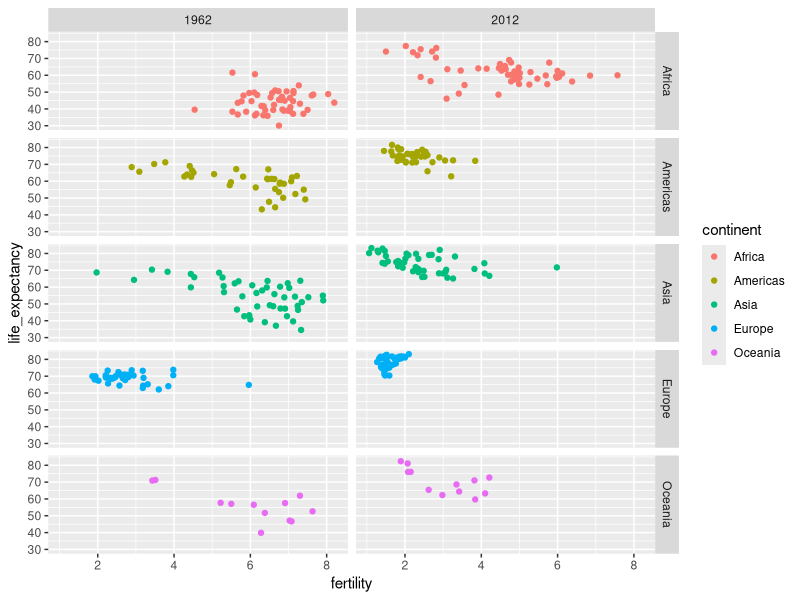
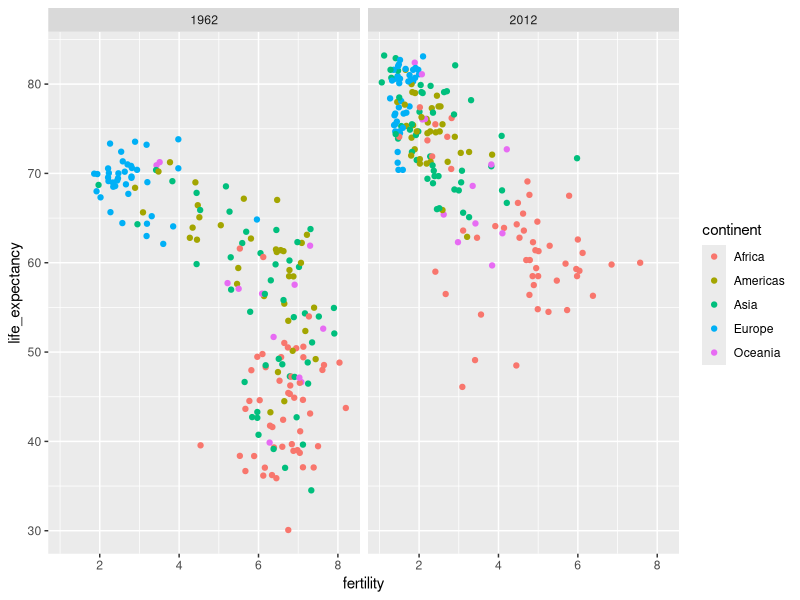
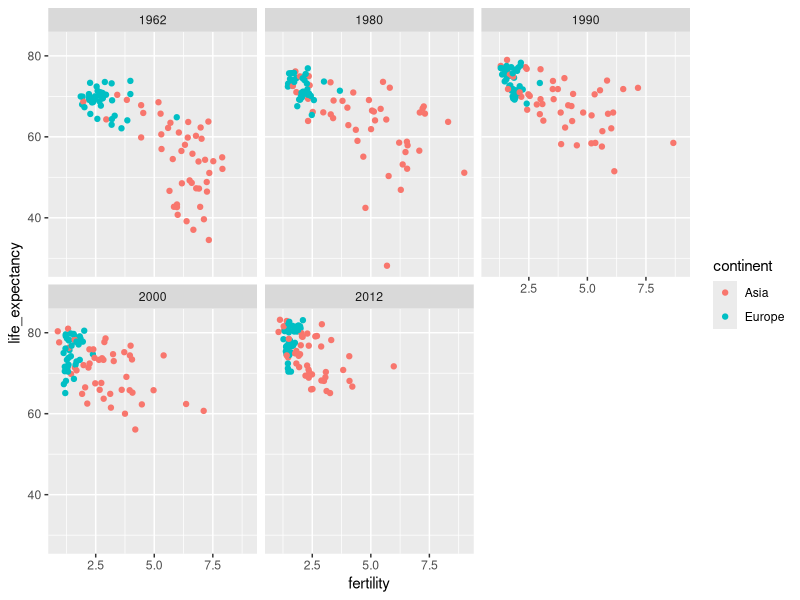
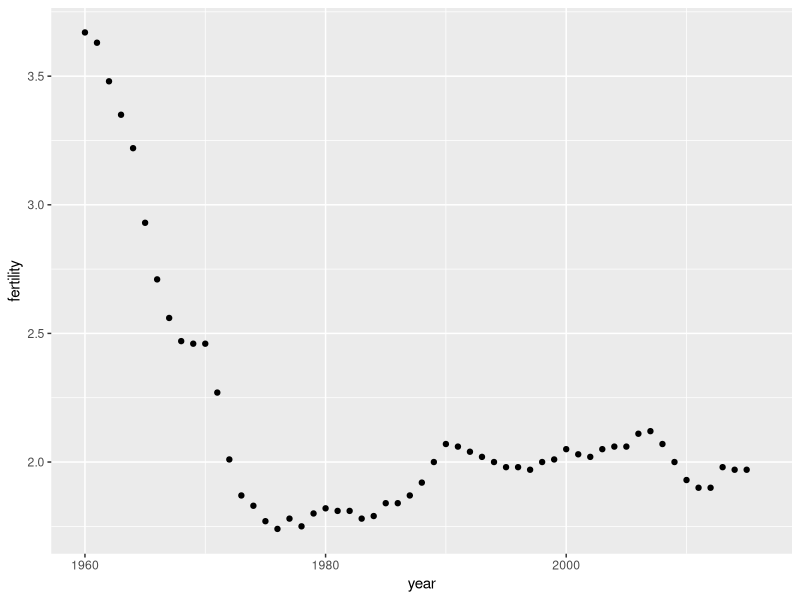
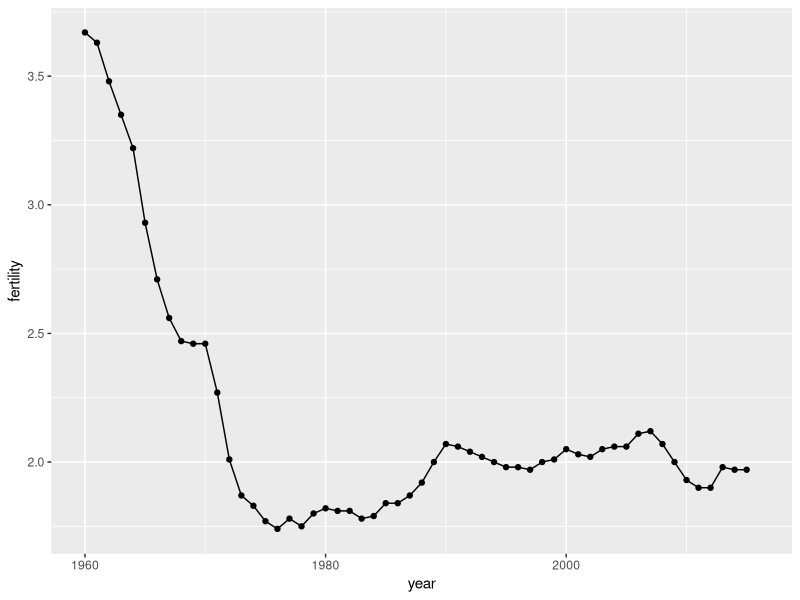
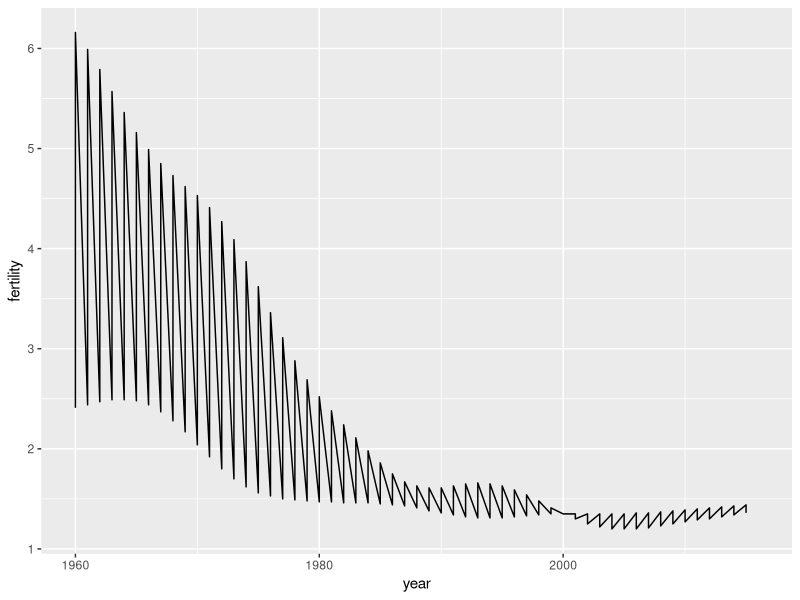
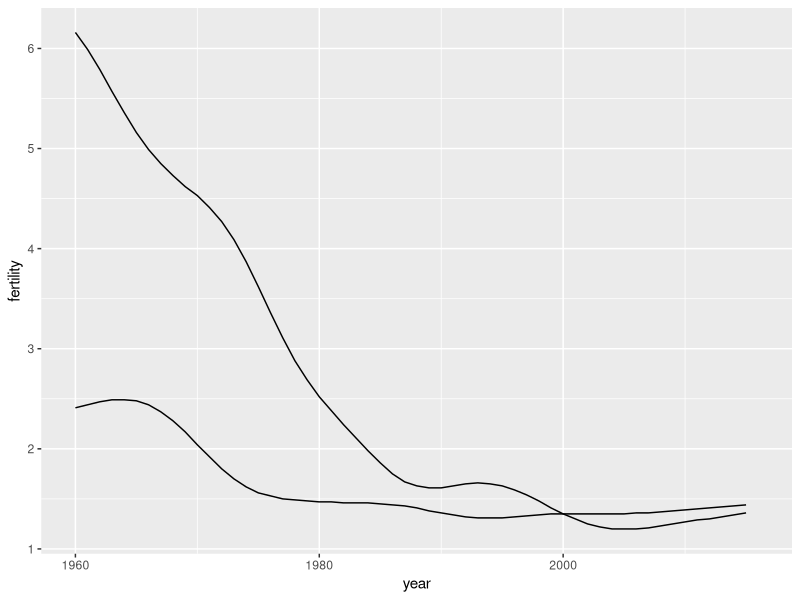
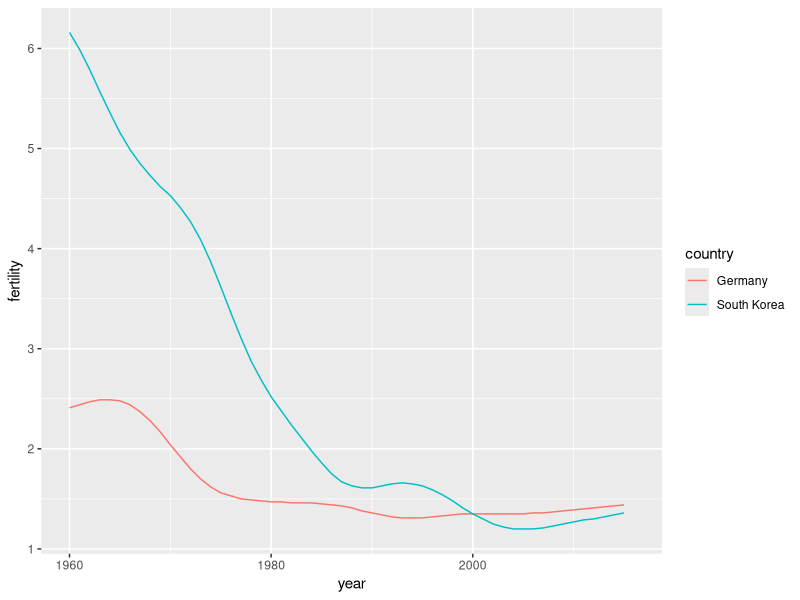

These charts were generated, in order, by the following R code:
library(dplyr)
library(ggplot2)
library(dslabs)
data(gapminder)

# Faceting

# facet by continent and year
filter(gapminder, year %in% c(1962, 2012)) %>%
  ggplot(aes(fertility, life_expectancy, col = continent)) +
  geom_point() +
  facet_grid(continent ~ year)

# facet by year only
filter(gapminder, year %in% c(1962, 2012)) %>%
  ggplot(aes(fertility, life_expectancy, col = continent)) +
  geom_point() +
  facet_grid(. ~ year) # "." = not using variables for the rows

# facet by year, plots wrapped onto multiple rows
years <- c(1962, 1980, 1990, 2000, 2012)
continents <- c("Europe", "Asia")
gapminder %>%
  filter(year %in% years & continent %in% continents) %>%
  ggplot(aes(fertility, life_expectancy, col = continent)) +
  geom_point() +
  facet_wrap(~year) # automatically wraps the series of plots so that most displays has viewable dimensions

#===============================================================================
# Time Series Plots

# Single time series
# scatterplot of US fertility by year
gapminder %>%
  filter(country == "United States") %>%
  ggplot(aes(year, fertility)) +
  geom_point()

# line plot of US fertility by year
gapminder %>%
  filter(country == "United States") %>%
  ggplot(aes(year, fertility)) +
  geom_point() +
  geom_line()

#-------------------------------------------------------------------------------
# Multiple time series

# line plot fertility time series for two countries- only one line (incorrect)
countries <- c("South Korea", "Germany")
gapminder %>% filter(country %in% countries) %>%
  ggplot(aes(year, fertility)) +
  geom_line()

# line plot fertility time series for two countries - one line per country
gapminder %>% filter(country %in% countries) %>%
  ggplot(aes(year, fertility, group = country)) +
  geom_line()

# fertility time series for two countries - lines colored by country
gapminder %>% filter(country %in% countries) %>%
  ggplot(aes(year, fertility, col = country)) + # using col automatically groups
  geom_line()

#-------------------------------------------------------------------------------
# Adding text labels to a plot

# life expectancy time series - lines colored by country and labeled, no legend
labels <- data.frame(country = countries, x = c(1975, 1965), y = c(60, 72))
gapminder %>% filter(country %in% countries) %>%
  ggplot(aes(year, life_expectancy, col = country)) +
  geom_line() +
  geom_text(data = labels, aes(x, y, label = country), size = 5) +
  theme(legend.position = "none")

#===============================================================================
# Transformations

# add dollars per day variable
gapminder <- gapminder %>%
  mutate(dollars_per_day = gdp/population/365)

# histogram of dollars per day
past_year <- 1970
gapminder %>%
  filter(year == past_year & !is.na(gdp)) %>%
  ggplot(aes(dollars_per_day)) +
  geom_histogram(binwidth = 1, color = "black")

# repeat histogram with log2 scaled data
gapminder %>%
  filter(year == past_year & !is.na(gdp)) %>%
  ggplot(aes(log2(dollars_per_day))) +
  geom_histogram(binwidth = 1, color = "black")

# repeat histogram with log2 scaled x-axis
gapminder %>%
  filter(year == past_year & !is.na(gdp)) %>%
  ggplot(aes(dollars_per_day)) +
  geom_histogram(binwidth = 1, color = "black") +
  scale_x_continuous(trans = "log2") 
# instead of seeing the log values by changing it before hand, continuous gives original values in a log scale.

#===============================================================================
# Stratify and Boxplot

# Boxplot of GDP by region
# add dollars per day variable
gapminder <- gapminder %>%
  mutate(dollars_per_day = gdp/population/365)

# number of regions
length(levels(gapminder$region))

# boxplot of GDP by region in 1970
past_year <- 1970
p <- gapminder %>%
  filter(year == past_year & !is.na(gdp)) %>%
  ggplot(aes(region, dollars_per_day))
p + geom_boxplot()

# rotate names on x-axis
p + geom_boxplot() +
  theme(axis.text.x = element_text(angle = 90, hjust = 1)) # hjust = 1 justifies text so its next to the axis.

#-------------------------------------------------------------------------------
# The reorder function

# by default, factor order is alphabetical
fac <- factor(c("Asia", "Asia", "West", "West", "West"))
levels(fac)

# reorder factor by the category means
value <- c(10, 11, 12, 6, 4)
fac <- reorder(fac, value, FUN = mean)
levels(fac)

#-------------------------------------------------------------------------------
# Enhanced boxplot ordered by median income, scaled, and showing data

# reorder by median income and color by continent
p <- gapminder %>%
  filter(year == past_year & !is.na(gdp)) %>%
  mutate(region = reorder(region, dollars_per_day, FUN = median)) %>%    # reorder
  ggplot(aes(region, dollars_per_day, fill = continent)) +    # color by continent
  geom_boxplot() +
  theme(axis.text.x = element_text(angle = 90, hjust = 1)) +
  xlab("")
p

# log2 scale y-axis
p + scale_y_continuous(trans = "log2")

# add data points
p + scale_y_continuous(trans = "log2") + geom_point(show.legend = FALSE)

#===============================================================================
# Comparing Distributions

# Histogram of income in West versus developing world, 1970 and 2010

# add dollars per day variable and define past year
gapminder <- gapminder %>%
  mutate(dollars_per_day = gdp/population/365)
past_year <- 1970

# define Western countries
west <- c("Western Europe", "Northern Europe", "Southern Europe", "Northern America", "Australia and New Zealand")

# facet by West vs devloping
gapminder %>%
  filter(year == past_year & !is.na(gdp)) %>%
  mutate(group = ifelse(region %in% west, "West", "Developing")) %>%
  ggplot(aes(dollars_per_day)) +
  geom_histogram(binwidth = 1, color = "black") +
  scale_x_continuous(trans = "log2") +
  facet_grid(. ~ group)

# facet by West/developing and year
present_year <- 2010
gapminder %>%
  filter(year %in% c(past_year, present_year) & !is.na(gdp)) %>% # end the code with a facet grid by year and group
  mutate(group = ifelse(region %in% west, "West", "Developing")) %>%
  ggplot(aes(dollars_per_day)) +
  geom_histogram(binwidth = 1, color = "black") +
  scale_x_continuous(trans = "log2") +
  facet_grid(year ~ group)

#-------------------------------------------------------------------------------
# Income distribution of West versus developing world, only countries with data 

# define countries that have data available in both years
country_list_1 <- gapminder %>%
  filter(year == past_year & !is.na(dollars_per_day)) %>% .$country # .$country gets the character vector out of this dplyr command
country_list_2 <- gapminder %>%
  filter(year == present_year & !is.na(dollars_per_day)) %>% .$country
country_list <- intersect(country_list_1, country_list_2)

# make histogram including only countries with data available in both years
gapminder %>%
  filter(year %in% c(past_year, present_year) & country %in% country_list) %>%    # keep only selected countries
  mutate(group = ifelse(region %in% west, "West", "Developing")) %>%
  ggplot(aes(dollars_per_day)) +
  geom_histogram(binwidth = 1, color = "black") +
  scale_x_continuous(trans = "log2") +
  facet_grid(year ~ group)

#-------------------------------------------------------------------------------
# Boxplots of income in West versus developing world, 1970 and 2010

p <- gapminder %>%
  filter(year %in% c(past_year, present_year) & country %in% country_list) %>%
  mutate(region = reorder(region, dollars_per_day, FUN = median)) %>%
  ggplot() +
  theme(axis.text.x = element_text(angle = 90, hjust = 1)) +
  xlab("") + scale_y_continuous(trans = "log2")

p + geom_boxplot(aes(region, dollars_per_day, fill = continent)) +
  facet_grid(year ~ .)

# arrange matching boxplots next to each other, colored by year
p + geom_boxplot(aes(region, dollars_per_day, fill = factor(year)))
# fill by years allow a better comparison for countries which improved the most

#===============================================================================
# Density Plots

# Faceted smooth density plots

# see the code below the previous video for variable definitions
# smooth density plots - area under each curve adds to 1
gapminder %>%
  filter(year == past_year & country %in% country_list) %>%
  mutate(group = ifelse(region %in% west, "West", "Developing")) %>% group_by(group) %>%
  summarize(n = n()) %>% knitr::kable()

# smooth density plots - variable counts on y-axis
p <- gapminder %>%
  filter(year == past_year & country %in% country_list) %>%
  mutate(group = ifelse(region %in% west, "West", "Developing")) %>%
  ggplot(aes(dollars_per_day, y = ..count.., fill = group)) +
  scale_x_continuous(trans = "log2")
p + geom_density(alpha = 0.2, bw = 0.75) + facet_grid(year ~ .)

#-------------------------------------------------------------------------------
# Add new region groups with case_when (used to show key regions separately)

# add group as a factor, grouping regions
gapminder <- gapminder %>%
  mutate(group = case_when(
    .$region %in% west ~ "West",
    .$region %in% c("Eastern Asia", "South-Eastern Asia") ~ "East Asia",
    .$region %in% c("Caribbean", "Central America", "South America") ~ "Latin America",
    .$continent == "Africa" & .$region != "Northern Africa" ~ "Sub-Saharan Africa",
    TRUE ~ "Others"))

# reorder factor levels
gapminder <- gapminder %>%
  mutate(group = factor(group, levels = c("Others", "Latin America", "East Asia", "Sub-Saharan Africa", "West")))

#-------------------------------------------------------------------------------
# Stacked density plot 

# note you must redefine p with the new gapminder object first
p <- gapminder %>%
  filter(year %in% c(past_year, present_year) & country %in% country_list) %>%
  ggplot(aes(dollars_per_day, fill = group)) +
  scale_x_continuous(trans = "log2")

# stacked density plot
p + geom_density(alpha = 0.2, bw = 0.75, position = "stack") + # position = stack*
  facet_grid(year ~ .)

#-------------------------------------------------------------------------------
# Weighted stacked density plot

# weighted stacked density plot
gapminder %>%
  filter(year %in% c(past_year, present_year) & country %in% country_list) %>%
  group_by(year) %>%
  mutate(weight = population/sum(population*2)) %>%
  ungroup() %>%
  ggplot(aes(dollars_per_day, fill = group, weight = weight)) +
  scale_x_continuous(trans = "log2") +
  geom_density(alpha = 0.2, bw = 0.75, position = "stack") + facet_grid(year ~ .)

#===============================================================================
# Ecological Fallacy

# define gapminder
library(tidyverse)
library(dslabs)
data(gapminder)

# add additional cases
gapminder <- gapminder %>%
  mutate(group = case_when(
    .$region %in% west ~ "The West",
    .$region %in% "Northern Africa" ~ "Northern Africa",
    .$region %in% c("Eastern Asia", "South-Eastern Asia") ~ "East Asia",
    .$region == "Southern Asia" ~ "Southern Asia",
    .$region %in% c("Central America", "South America", "Caribbean") ~ "Latin America",
    .$continent == "Africa" & .$region != "Northern Africa" ~ "Sub-Saharan Africa",
    .$region %in% c("Melanesia", "Micronesia", "Polynesia") ~ "Pacific Islands"))

# define a data frame with group average income and average infant survival rate
surv_income <- gapminder %>%
  filter(year %in% present_year & !is.na(gdp) & !is.na(infant_mortality) & !is.na(group)) %>%
  group_by(group) %>%
  summarize(income = sum(gdp)/sum(population)/365,
            infant_survival_rate = 1 - sum(infant_mortality/1000*population)/sum(population))
surv_income %>% arrange(income)

# plot infant survival versus income, with transformed axes
surv_income %>% ggplot(aes(income, infant_survival_rate, label = group, color = group)) +
  scale_x_continuous(trans = "log2", limit = c(0.25, 150)) +
  scale_y_continuous(trans = "logit", limit = c(0.875, .9981),
                     breaks = c(.85, .90, .95, .99, .995, .998)) +
  geom_label(size = 3, show.legend = FALSE) 
